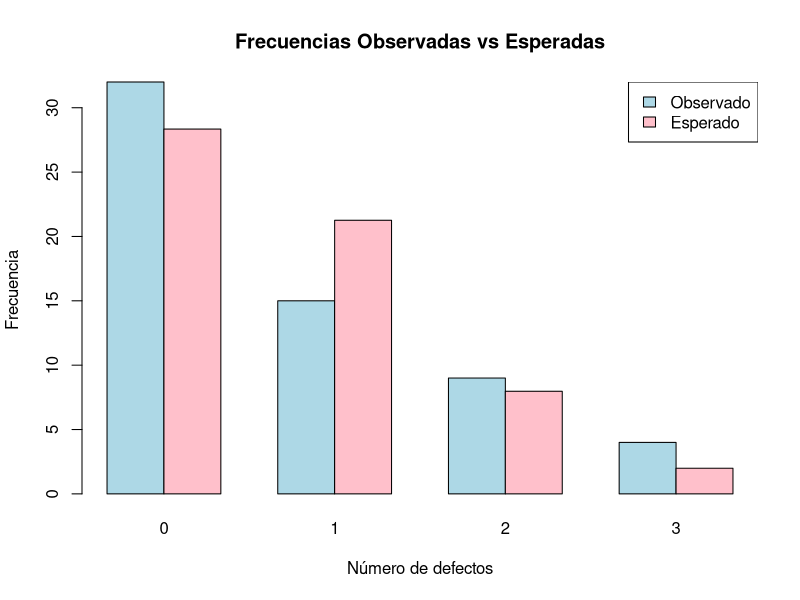

Recreate this plot in R.
# Datos observados
obs <- c(32, 15, 9, 4)
n <- 60

# Calcular lambda (media muestral)
lambda <- sum((0:3) * obs) / n
cat("Lambda estimado:", lambda, "\n")

# Calcular probabilidades teóricas
prob_teoricas <- dpois(0:3, lambda)
# Calcular frecuencias esperadas
esp <- n * prob_teoricas

# Mostrar tabla comparativa
tabla <- data.frame(
  x = 0:3,
  Observado = obs,
  Esperado = esp,
  prob_teorica = prob_teoricas
)
print(tabla)

# Calcular estadístico chi-cuadrado
chi_sq <- sum((obs - esp)^2 / esp)
gl <- length(obs) - 1 - 1  # grados de libertad (k-1-1), restamos 1 por estimar lambda
p_valor <- 1 - pchisq(chi_sq, gl)

cat("\n Estadístico Chi-cuadrado:", chi_sq)
cat("\n Grados de libertad:", gl)
cat("\n p-valor:", p_valor)

# Graficar comparación
barplot(rbind(obs, esp), 
        beside = TRUE,
        names.arg = 0:3,
        col = c("lightblue", "pink"),
        main = "Frecuencias Observadas vs Esperadas",
        xlab = "Número de defectos",
        ylab = "Frecuencia")
legend("topright", 
       c("Observado", "Esperado"), 
       fill = c("lightblue", "pink"))